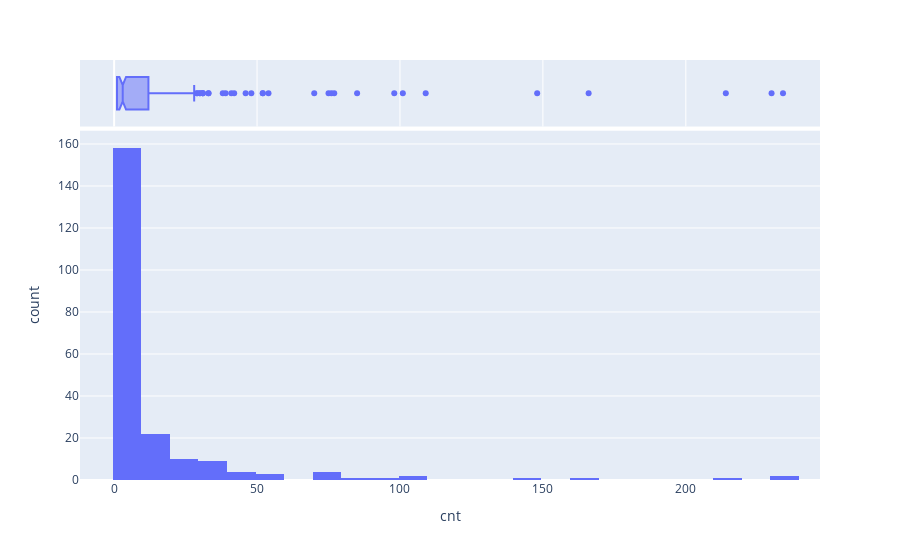

The code cell stored with this chart in its notebook:
### Markdown cell above
## распределение пинов  
### можно выявить (узкие) самые проблемыне моменты

### Code cell
fig = px.histogram(dfp, x="cnt",
                   marginal="box", # or violin, rug
                   hover_data=dfp.columns)
fig.show()

### Figure 1 — Plotly figure (JSON) as saved in the notebook; plotly's stock layout.template omitted (floating-point values rounded to 4 significant figures; data arrays with more than 128 entries replaced by an {"elided": "..."} marker saying what was removed)
{"data": [{"alignmentgroup": "True", "bingroup": "x", "hoverlabel": {"namelength": 0}, "hovertemplate": "cnt=%{x}<br>count=%{y}", "legendgroup": "", "marker": {"color": "#636efa"}, "name": "", "offsetgroup": "", "orientation": "v", "showlegend": false, "type": "histogram", "x": {"elided": "219 int values"}, "xaxis": "x", "yaxis": "y"}, {"alignmentgroup": "True", "customdata": {"elided": "219x2 mixed values"}, "hoverlabel": {"namelength": 0}, "hovertemplate": "cnt=%{customdata[1]}<br>pin=%{customdata[0]}", "legendgroup": "", "marker": {"color": "#636efa"}, "name": "", "notched": true, "offsetgroup": "", "showlegend": false, "type": "box", "x": {"elided": "219 int values"}, "xaxis": "x2", "yaxis": "y2"}], "layout": {"barmode": "relative", "legend": {"tracegroupgap": 0}, "margin": {"t": 60}, "xaxis": {"anchor": "y", "domain": [0, 1], "title": {"text": "cnt"}}, "xaxis2": {"anchor": "y2", "domain": [0, 1], "matches": "x", "showgrid": true, "showticklabels": false}, "yaxis": {"anchor": "x", "domain": [0, 0.8316], "title": {"text": "count"}}, "yaxis2": {"anchor": "x2", "domain": [0.8416, 1], "matches": "y2", "showgrid": false, "showline": false, "showticklabels": false, "ticks": ""}}}
